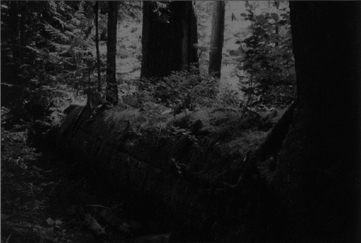
%> input picture allg/Bilder/forest_gray_reduced.pgm, 361 x 243 px, shrunk from 447 x 301 before the run
$ octave DBV_4b_Ex_Punkttransf_Histogramm_Gruppe_08.m   (GNU Octave 9; MATLAB toolbox functions it lacks are replaced by stand-ins)
%> lines starting %> are read from the running program, lines starting %| are printed output that depends on the picture; in (x1, y1, x2, y2) boxes, pixels count from 0 and x2, y2 are one past the last pixel; in counts of white or black regions, pixels touching at a corner belong together; the program's own positions count from 1
%
% 4b. Praktikum - Punkttransformation + Histogramm
% ------------------------------------------------
% Legen Sie in Ihrem Arbeitsverzeichnis ein Unterverzeichnis an:
%    4b.Punkttransf+Histogramm
%
% Kopieren Sie das Notebook aus ../allg dorthin und benennen Sie es um in
%    4b.Punkttransf+Histogramm_Gruppe-XY.m
% Legen Sie dort ein Unterverzeichnis 'Ergebnisse/' an.
%
% Führen Sie die Arbeitsschritte aus, an denen ??? als Platzhalter steht
% und speichern Sie das Notebook am Ende ab (zwischendurch auch
% Sicherungskopien).
%
% Die Aufgabenstellung sowie Hinweise finden Sie im
%    DBV-Blatt4_Binomialfilter_und_Punkttransformationen.pdf

% ------------------------------------------------------------------------
%% Initialisierung:
coder = 'Cinepak';    %'None', 'Cinepak', 'Indeo3'
addpath('../Packages_Matlab');
addpath('../allg/');
addpath('../allg/Bilder');

%--------------------------------------------------------------------------
%% Bild einlesen:
g1 = imread( 'Bilder/forest_gray_reduced.pgm' );
%> g1 is the input picture: size 243x361 uint8; min 2, max 121, mean 25.1

%--------------------------------------------------------------------------
%% Histogramm:
% Erzeugen Sie das Histogramm des Bildes und stellen Sie es
% zusammen mit dem Bild dar:
fig1 = figure(1); imshow( g1 );
fig2 = figure(2); imhist(g1);

saveas( fig2, 'Ergebnisse/g1_histo.jpg' );

%--------------------------------------------------------------------------
%% Aufhellung:
% Hellen Sie das Bild g1 deutlich auf.
% Stellen Sie es wieder mit dem Histogramm dar.

g2 = g1 + (255-max(max(g1)));
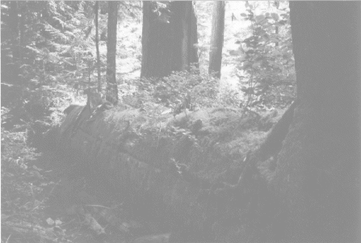
%> g2: size 243x361 uint8; min 136, max 255, mean 159.1

figure(3); imshow( g2 );
figure(4); imhist( g2 );

imwrite( g2, 'Ergebnisse/g2-aufgehellt.jpg' );
saveas( fig2, 'Ergebnisse/g2-aufgehellt_histo.jpg' );

% Frage: Was bedeutet die Aufhellung für das Histogramm des
% aufgehellten Bildes?
% A: Aufhellen bedeutet im Histogramm eine verschiebung
% nach links. Die Verteilung bleibt dabei gleich, alle Grauwerte werden um
% den gleichen Wert verschoben. Die Dynamik bleibt gleich.

%--------------------------------------------------------------------------
%% lineare Grauwertnormierung:
% Heben Sie den Kontrast des Bildes !optimal! durch eine
% lineare Kennlinie an:

g3 = 255 / (max(max(g1)) - min(min(g1))) * (g1 - min(min(g1)));

figure(5); imshow( g3 );
figure(6); imhist( g3 );

imwrite( g3, 'Ergebnisse/g3-normiert.jpg' );
saveas( fig2, 'Ergebnisse/g3-normiert_histo.jpg' );

% optimal bedeutet hier das die Dynamik des Bildes maximiert wurde. Alle
% Grauwerte sollen vom Ergebnisbild ausgenutzt werden.

%--------------------------------------------------------------------------
%% Histogrammequivalisierung bzw. -egalisierung:
% Führen Sie eine Histogrammequivalisierung für das ursprüngliche
% Bild g1 aus:
g4 = histeq(g1);
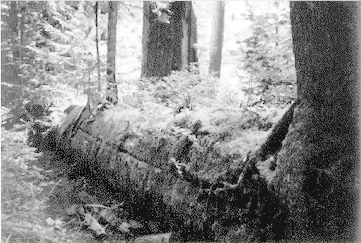
%> g4: size 243x361 uint8; min 0, max 255, mean 130.3

figure(7); imshow( g4 );
figure(8); imhist( g4 );
%> after `imhist( g4 )`:
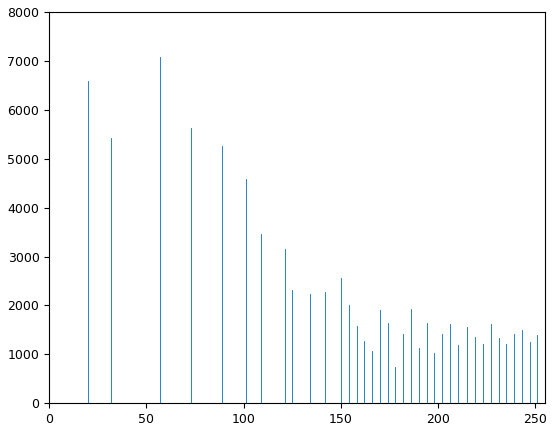
%> figure redrawn from the program's plot data; highest point at x = 57, y = 7071

imwrite( g4, 'Ergebnisse/g4-egalisiert.jpg' );
saveas( fig2, 'Ergebnisse/g4-egalisiert_histo.jpg' );

% Fragen:
% 1) Was fällt Ihnen auf?
% A: In den dunklen bereichen sind helle Punkte. Im Histogramm sieht man
% das insgesammt weniger verschiedene Grauwerte vorhanden sind.
%
% 2) Nennen Sie Gründe für diese Auffälligkeiten
% A: Die hellen Punkte in den dunklen Stellen resultieren aus der
% Aufteilung in gleich große Flächen. Die dunklen Grauwerte, die
% häufiger vorhanden sind werden weiter auseinandergezogen.
% Dadurch das viele helle Grauwerte selten vorkommen werden diese im
% ergebnisbild zusammengefasst. Die hellen strukturen sind im Ergebnisbild
% nicht mehr so deutlich zu erkennen.
%

%--------------------------------------------------------------------------
%% Quantisierung:
% Bilden Sie die oberste (Bit 7) und die vierte (Bit 3) Bitebene
% des Bildes g3, für das Sie den Kontrast angehoben haben:
% Stellen Sie diese geeignet dar:
g5a = bitand( g3, 2^7 );
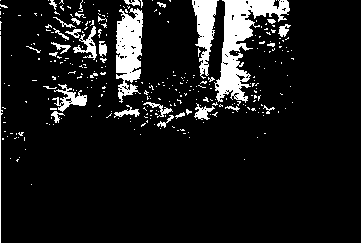
%> g5a: size 243x361 uint8; values 0 (black) and 128 (white), 10.2% white; 312 white regions (278 under 20 px), largest, box (x1, y1, x2, y2) and area: (214, 0, 290, 103) 2848, (116, 8, 143, 103) 1737, (192, 0, 219, 79) 1039
g5a(g5a > 0) = 255;
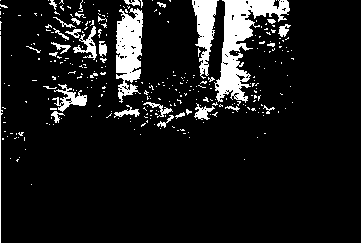
%> g5a: size 243x361 uint8; 10.2% white; 312 white regions (278 under 20 px), largest, box (x1, y1, x2, y2) and area: (214, 0, 290, 103) 2848, (116, 8, 143, 103) 1737, (192, 0, 219, 79) 1039
g5b = bitand( g3, 2^3 );
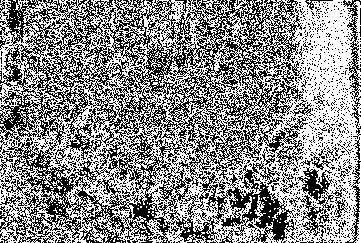
%> g5b: size 243x361 uint8; values 0 (black) and 8 (white), 54.5% white; black in thin lines or dots
g5b(g5b > 0) = 255;
%> g5b: size 243x361 uint8; 54.5% white; black in thin lines or dots

figure(9); imshow( g5a );
figure(10); imshow( g5b );

imwrite( g5a, 'Ergebnisse/g5a-obersteBitebene.jpg' );
imwrite( g5a, 'Ergebnisse/g5a-vierteBitebene.jpg' );

% Frage: Wieviele verschiedene Grauwerte enthält g5a ?
% A: Im Ergebnisbild sind alle Grauwerte die größer gleich 128 sind mit
% weiß dargestellt.

% Bild mit vierter Bitebene zeigt alle Bildpunkte weiß, wo im Wert des
% Grauweres im Ursprungsbild das vierte Bit gesetzt wurde. Deshalb sind
% dort fast keine deutlichen Strukturen erkennbar.

%--------------------------------------------------------------------------
%% Grauwertschwelle:
% Frage: Durch welche Schwellwertbildung läßt sich die oberste Bitebene
% aus dem Quantisierungsbeispiel auch erzeugen?
% A: Das oberste Bit (Bit 7) hat den Wert 128.
% Man kann den Schwellwert also auf 128 setzen. Alles darunter wird
% schwarz, alles darüber weiß dargestellt.
%
% Nehmen Sie die Schwellwertbildung am Bild g3 vor:
g6 = g3;
g6(g6<128) = 0;
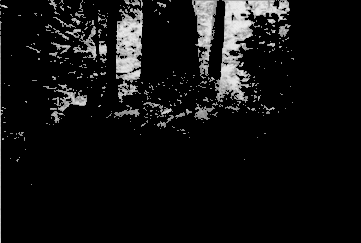
%> g6: size 243x361 uint8; min 0, max 238, mean 17.9
g6(g6>0) = 255;

figure(11); imshow( g6 );

%%
'fertig'
